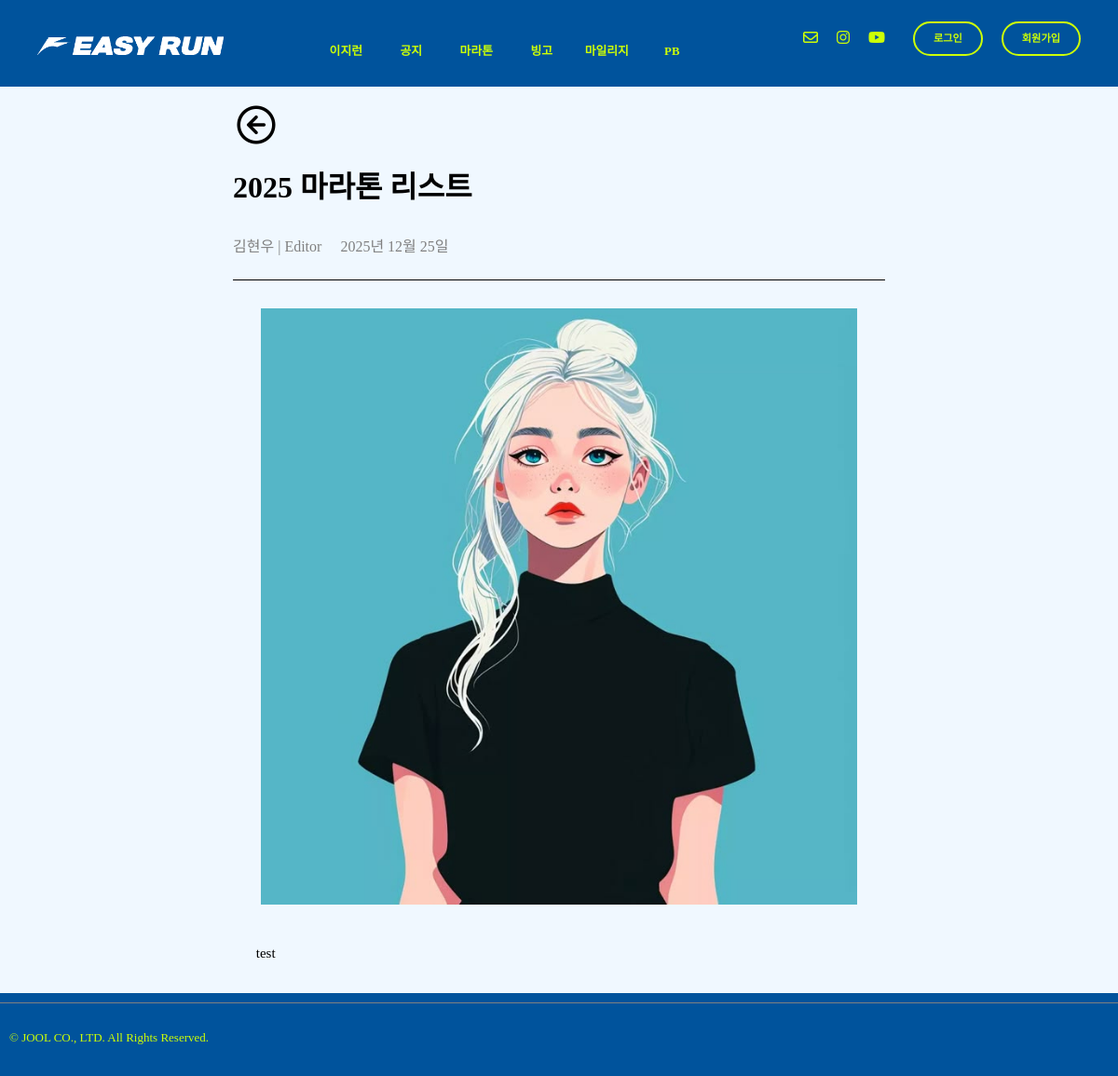
The app's page /article/1/ with its own data.
### article/models.py (models this page shows, shortened)
class Article(models.Model):
    id = models.BigAutoField(primary_key=True)
    author = models.CharField(max_length=20)
    title = models.CharField(max_length=30)
    content = SummernoteTextField()
    main_img = models.ImageField(upload_to=image_upload_path)
    brand = models.CharField(max_length=30, blank=True, null=True)
    bgmusic = models.CharField(max_length=50, blank=True, null=True)
    model = models.CharField(max_length=30)
    desc = models.TextField()
    pay = models.BooleanField(default=True)
    pub_date = models.DateTimeField()

### article/views.py (the view)
# urls.py: path("", views.index, name="article"),
def article(request, article_id):
    article = Article.objects.get(id=article_id)
    context = {'article': article}
    return render(request, 'collabo_article.html', context)

### templates/collabo_article.html (shortened to what this page needs)
{% extends "base.html" %}
{% load static %}
{% block content %}
  <div class="article-top-space"></div>
  <div class="article-box">
    <div class="article-main">
      <div class="article-submit-prev">
        <div class="article-previous-btn">
          <a href="{% url "article:article" %}">
            <img src="{% static "img/circle-arrow-down-b.png" %}" alt="logo-top" height="50px" ,="," width="auto"></a>
        </div>
      </div>
      <div class="title">
        {{ article.title }}
      </div>
      <div class="article-meta">
        <div class="author">
          <p>{{ article.author }}
            | Editor</p>
        </div>
        <div id="date"></div>
      </div>
      <img class="article-main-img" src="/media/{{ article.main_img }}" alt="" height="auto" width="auto"/>
      <div class="article-text">
        <p>{{ article.content|safe }}</p>
      </div>
    </div>
  </div>
{% endblock content %}

### static/css/joolmag.css (style rules this page uses)
:root { --j-pink: #eea47f; --blue: #1e90ff; --white: #ffffff; --black: black; --jblue: #00539c; --jlightgreen: #cdff06; --kakaoyellow: #f7e600; --jdeepblue: #013563; }
* { font-family: "Escoredream"; font-weight: 300; }
a { text-decoration-line: none; color: var(--text-color); }
html { overflow-y: scroll; }
img { object-fit: cover; }
.mainbg { background-color: var(--jblue); margin: 0; padding: 0; overflow-y: auto; overflow-x: auto; }
.article-submit-prev { width: 100%; }
.article-previous-btn { margin-top: 1rem; }
.article-submit-prev { width: 800px; margin: auto; }

### static/css/article.css (style rules this page uses)
:root { --j-pink: #eea47f; --blue: #1e90ff; --white: #ffffff; --black: black; --jblue: #00539c; --jlightgreen: #cdff06; --kakaoyellow: #f7e600; --jdeepblue: #013563; }
* { font-family: "Escoredream"; font-weight: 300; }
html { overflow-y: scroll; }
.mainbg { background-color: var(--jblue); margin: 0; padding: 0; overflow-y: auto; overflow-x: auto; }
.article-top-space { height: 20px; background-color: var(--jblue); }
.article-main-img { padding: 30px 30px 30px 30px; }
.article-box { background-color: aliceblue; display: flex; flex-direction: column; align-items: center; padding-bottom: 30px; }
.article-main { display: flex; flex-direction: column; width: 700px; }
.title { color: var(--black); font-size: 2rem; font-weight: 700; margin: 20px 0 20px 0; }
.author { color: grey; margin-right: 20px; }
#date { color: grey; }
.article-meta { display: flex; flex-direction: row; }
.article-text { font-size: 15px; margin: 10px 20px 0 20px; line-height: 1; }
.article-text > p { margin: 0.3rem; }

### records on screen
Article: title "2025 마라톤 리스트", author "김현우", main_img (picture), content "test"
